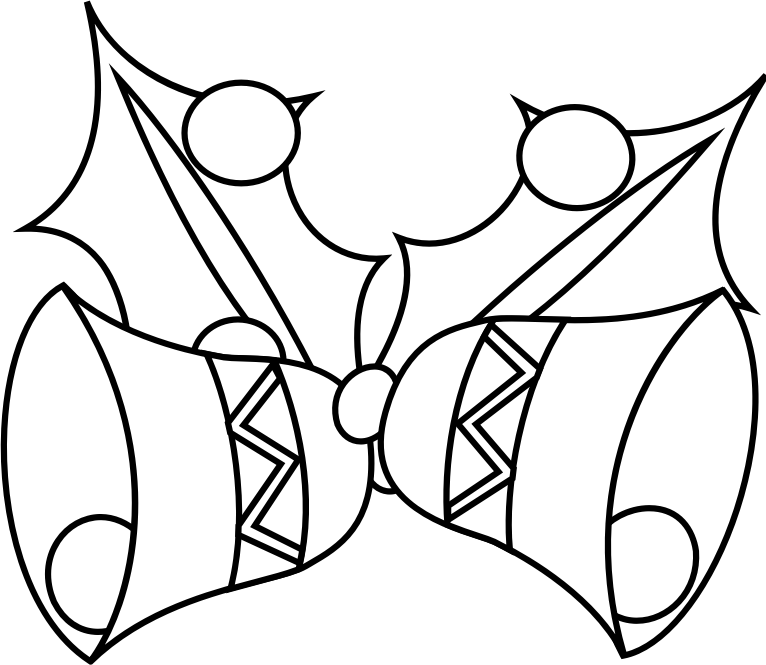
#> input picture examples/xmas/inputs/bells.png, 766 x 665 px
$ python trim_hairs.py ../examples/xmas/inputs/bells.png out.png 5
#> lines starting #> are read from the running program, lines starting #| are printed output that depends on the picture; after the words box and inside, x2 and y2 are one past the last pixel; in counts of white or black regions, pixels touching at a corner belong together
### gingerbread_ornament/core.py
# SPDX-License-Identifier: GPL-3.0-or-later
# Copyright (C) 2026 Craig Midwinter
"""
Pure-numpy image -> gingerbread ornament geometry core.

No bpy imports in here so the pipeline can be unit-tested headless. Everything
works on a regular pixel grid ("working grid"); heights are computed from exact-ish
Euclidean distance fields (jump flooding) so icing gets a rounded, piped profile and
the cookie gets a rounded top edge.
"""
import math
import numpy as np


# ----------------------------------------------------------------------------
# Settings
# ----------------------------------------------------------------------------

DEFAULTS = dict(
    size_mm=80.0,            # longest side of the whole finished ornament outline (hanging-hole tab included)
    geometry=2,              # 2 (after the 0.5.0 test build): Size includes the tab, gaps kept between lines, one-piece strokes;
                             # 1 = the 0.5.0-and-earlier geometry (kept for re-analysing older .blend files)
    res_mm=0.15,             # working grid pixel size
    ink_threshold=0.5,       # luminance below this is a line
    line_boost_mm=0.30,      # grow every icing line by this much on each side
    gap_mm=0.42,             # ... but keep at least this much bare cookie between lines the drawing keeps apart
    gap_min_mm=0.3,          # gaps inside one line drawing narrower than this may close (hairlines, corners)
    dot_mm2=0.5,             # drawing pieces smaller than this are dots (may join each other into a beaded line)
    dot_claim_mm=0.2,        # a dot next to a line keeps this much more of the gap between them
    hole_keep_mm2=0.3,       # enclosed white cells of the drawing at least this big stay open (not iced over)
    min_detail_mm=0.5,       # stroke slivers narrower than this go to the neighbouring stroke
    min_part_width_mm=0.45,  # a whole stroke narrower than this joins its neighbour, grows into a dot, or goes
    min_part_floor_mm=0.34,  # ... a dot hemmed in by gaps stays if it is this wide (grid estimate; ~0.45 as meshed)
    min_region_mm2=0.8,      # enclosed regions smaller than this become icing
    cookie_margin_mm=2.2,    # cookie edge distance beyond the outermost line
    cookie_smooth_mm=2.5,    # rounding of concave notches in the cookie outline
    cookie_thickness_mm=4.0,
    cookie_bevel_mm=1.6,     # radius of the rounded top edge of the cookie
    line_height_mm=1.2,      # piped icing height above the cookie
    line_edge_mm=0.3,        # piped icing height at its edge
    smooth_edges=True,       # smooth pixel stair-steps out of every outline
    outline_smooth_mm=0.15,  # blur radius for the line outlines (removes raster stair-steps; 0 = off)
    line_split='STROKES',    # icing line parts: 'ONE' part, connected 'PIECES', or 'STROKES' (cut at junctions)
    split_lines=False,       # legacy alias for line_split='PIECES'
    # Painted (flush) icing: one flat surface across painted regions and the lines between them
    flush_height_mm=0.8,     # height of the painted surface above the cookie
    flush_edge_mm=0.4,       # height where the painted surface meets bare cookie
    flush_round_mm=0.4,      # width of that rounded-off edge
    seamless=False,          # Seamless look: painted surface dead flat (no rounding), every line flush with it
    max_filaments=0,         # merge region colours to fit one AMS (0 = no limit)
    line_round_mm=0.6,       # horizontal radius of the piped bead profile
    fill_height_mm=0.8,      # flooded (coloured) region height above the cookie
    fill_edge_mm=0.4,
    fill_round_mm=0.9,
    hole=True,
    hole_diameter_mm=4.5,
    hole_ring_mm=2.6,        # cookie wall around the hole
    hole_clearance_mm=1.0,   # gap between icing and hole edge
    white_cutoff=0.82,       # coloured-image colour counts as "uncoloured" above this
    colour_merge=0.18,       # RGB distance to merge region colours into one filament
)


# ----------------------------------------------------------------------------
# Distance transform (jump flooding, numpy vectorised)
# ----------------------------------------------------------------------------

def _shift(a, dy, dx, fill):
    """out[i, j] = a[i + dy, j + dx] (fill outside)."""
    h, w = a.shape
    out = np.full_like(a, fill)
    ys0, ys1 = max(0, -dy), min(h, h - dy)
    xs0, xs1 = max(0, -dx), min(w, w - dx)
    if ys1 > ys0 and xs1 > xs0:
        out[ys0:ys1, xs0:xs1] = a[ys0 + dy:ys1 + dy, xs0 + dx:xs1 + dx]
    return out


def edt(seeds, return_index=False):
    """Euclidean distance (pixels) from every pixel to the nearest True seed.
    With return_index, also the (row, col) of that nearest seed."""
    h, w = seeds.shape
    BIG = np.int32(1 << 20)
    ny = np.where(seeds, np.arange(h, dtype=np.int32)[:, None], BIG).astype(np.int32)
    nx = np.where(seeds, np.arange(w, dtype=np.int32)[None, :], BIG).astype(np.int32)
    if not seeds.any():
        far = np.full((h, w), 1e9, dtype=np.float32)
        return (far, ny, nx) if return_index else far
    iy = np.arange(h, dtype=np.int64)[:, None]
    ix = np.arange(w, dtype=np.int64)[None, :]

    def d2(cy, cx):
        return (cy.astype(np.int64) - iy) ** 2 + (cx.astype(np.int64) - ix) ** 2

    best = d2(ny, nx)
    k = 1 << int(math.ceil(math.log2(max(h, w))))
    steps = []
    while k >= 1:
        k //= 2
        if k >= 1:
            steps.append(k)
    steps += [2, 1]
    for k in steps:
        for dy in (-k, 0, k):
            for dx in (-k, 0, k):
                if dy == 0 and dx == 0:
                    continue
                cy = _shift(ny, dy, dx, BIG)
                cx = _shift(nx, dy, dx, BIG)
                dd = d2(cy, cx)
                m = dd < best
                if m.any():
                    best = np.where(m, dd, best)
                    ny = np.where(m, cy, ny)
                    nx = np.where(m, cx, nx)
    dist = np.sqrt(best.astype(np.float64)).astype(np.float32)
    return (dist, ny, nx) if return_index else dist


def dilate(mask, r_px):
    return edt(mask) <= r_px


def erode(mask, r_px):
    return ~(edt(~mask) <= r_px)


def close(mask, r_px):
    return erode(dilate(mask, r_px), r_px)


# [8 lines left out: function boundary_seeds, not called in this run]


def inner_distance(labels):
    """Distance (px) from each pixel centre to the edge of its own label region."""
    return edt(boundary_seeds(labels)) + 0.5


# ----------------------------------------------------------------------------
# Connected components (run-length union-find, 4-connectivity)
# ----------------------------------------------------------------------------

def label_components(mask, diag=False):
    h, w = mask.shape
    g = 1 if diag else 0  # widen runs by one pixel when matching rows -> 8-connectivity
    parent = []

    def find(a):
        while parent[a] != a:
            parent[a] = parent[parent[a]]
            a = parent[a]
        return a

    rows = []
    for i in range(h):
        r = np.concatenate(([0], mask[i].view(np.int8), [0]))
        d = np.diff(r)
        starts = np.flatnonzero(d == 1)
        ends = np.flatnonzero(d == -1)
        ids = list(range(len(parent), len(parent) + len(starts)))
        parent.extend(ids)
        rows.append((starts, ends, ids))
        if i > 0:
            ps, pe, pid = rows[i - 1]
            a = b = 0
            while a < len(starts) and b < len(ps):
                if starts[a] - g < pe[b] and ps[b] < ends[a] + g:
                    ra, rb = find(ids[a]), find(pid[b])
                    if ra != rb:
                        parent[max(ra, rb)] = min(ra, rb)
                if ends[a] + g < pe[b]:
                    a += 1
                else:
                    b += 1
    labels = np.zeros((h, w), dtype=np.int32)
    remap = {}
    for i, (starts, ends, ids) in enumerate(rows):
        for s, e, rid in zip(starts, ends, ids):
            root = find(rid)
            lab = remap.get(root)
            if lab is None:
                lab = len(remap) + 1
                remap[root] = lab
            labels[i, s:e] = lab
    return labels, len(remap)


# ----------------------------------------------------------------------------
# Resampling
# ----------------------------------------------------------------------------

# [201 lines left out: functions _box_sample, _bilinear, gaussian_blur, lattice_dist, smooth_mask, separation_carve, not called in this run]


def luminance(rgb):
    return rgb[..., 0] * 0.299 + rgb[..., 1] * 0.587 + rgb[..., 2] * 0.114


# ----------------------------------------------------------------------------
# Main pipeline
# ----------------------------------------------------------------------------

class Ornament:
    """Result of the 2D analysis: label maps, height fields and part metadata."""
    pass


# [905 lines left out: functions _layout, analyse, build_palette, _nbrs, skeletonize, _fix_pinches and 15 more, not called in this run]


REGION_STYLES = ('PUFFED', 'PAINTED')
LINE_STYLES = ('AUTO', 'RAISED', 'FLUSH')


# [91 lines left out: functions _pairs, prepare, _corner_dist, not called in this run]


def _bead(d, hmax, hmin, r):
    tt = np.clip(d / max(r, 1e-6), 0, 1)
    return hmin + (hmax - hmin) * np.sqrt(1 - (1 - tt) ** 2)


# [23 lines left out: function resolve_styles, not called in this run]


def p_seamless(o):
    return bool(o.params.get('seamless'))


# [82 lines left out: functions is_flat, flush_field, part_mesh, affected_parts, build_meshes, not called in this run]

### tools/trim_hairs.py
"""
Remove thin hairs (grass blades, bush stubs) sticking out of a drawing's silhouette:
  python3 tools/trim_hairs.py <in.png> <out.png> <radius_px>
Fills the silhouette, opens it by radius_px (thin bits vanish, claws/ears stay) and keeps
only ink inside that.
"""
import os, sys, numpy as np
from PIL import Image
sys.path.insert(0, os.path.join(os.path.dirname(os.path.dirname(os.path.abspath(__file__))), 'gingerbread_ornament'))
import core
a=np.asarray(Image.open(sys.argv[1]).convert('L')).astype(float)/255
ink=a<0.5
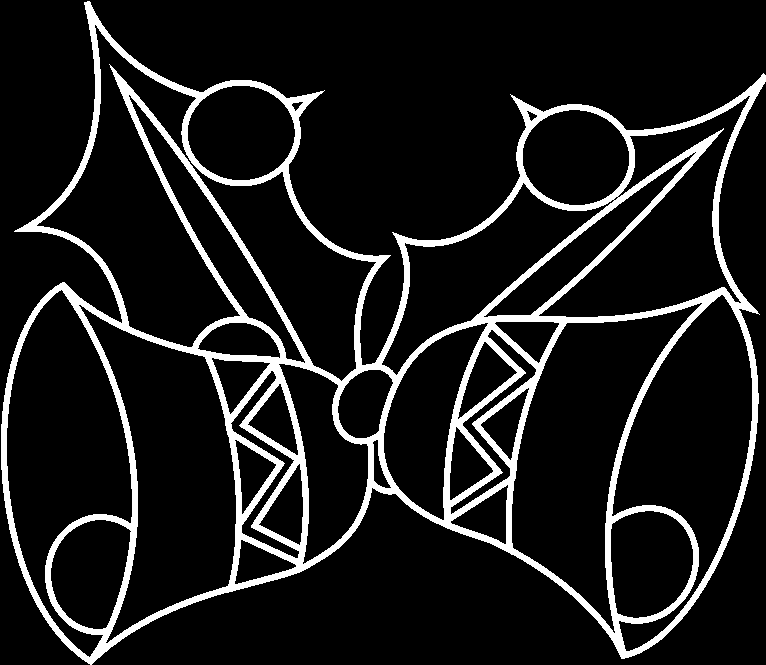
#> ink: shape (665, 766) bool; 11.2% white; 1 white region, box (x1, y1, x2, y2) and area: (1, 1, 766, 665) 56886
bg,_=core.label_components(~ink)
#> the loop in label_components, `for i in range(h):` made 665 passes
#> (starts, ends, ids, ps, pe, pid) on passes 2, 3, 6, 26, 27: ([0, 90], [87, 766], [1, 2], [0], [766], [0]), ([0, 91], [84, 766], [3, 4], [0, 90], [87, 766], [1, 2]), ([0, 92], [85, 766], [9, 10], [0, 91], [84, 766], [7, 8]), ([0, 95, 103], [89, 96, 766], [49, 50, 51], [0, 102], [89, 766], [47, 48]), ([0, 95, 104], [89, 97, 766], [52, 53, 54], [0, 95, 103], [89, 96, 766], [49, 50, 51])
#> after the loop in label_components, `for i in range(h):`: parent = 6914 values, max 6683 at index 6692, min 0 at index 0, mean 1730.8; rows = 665 items
#> the loop in label_components, `for i, (starts, ends, ids) in enumerate(rows):` made 665 passes
#> (starts, ends, ids) on passes 1 to 3: ([0], [766], [0]), ([0, 90], [87, 766], [1, 2]), ([0, 91], [84, 766], [3, 4])
#> after the loop in label_components, `for i, (starts, ends, ids) in enumerate(rows):`:
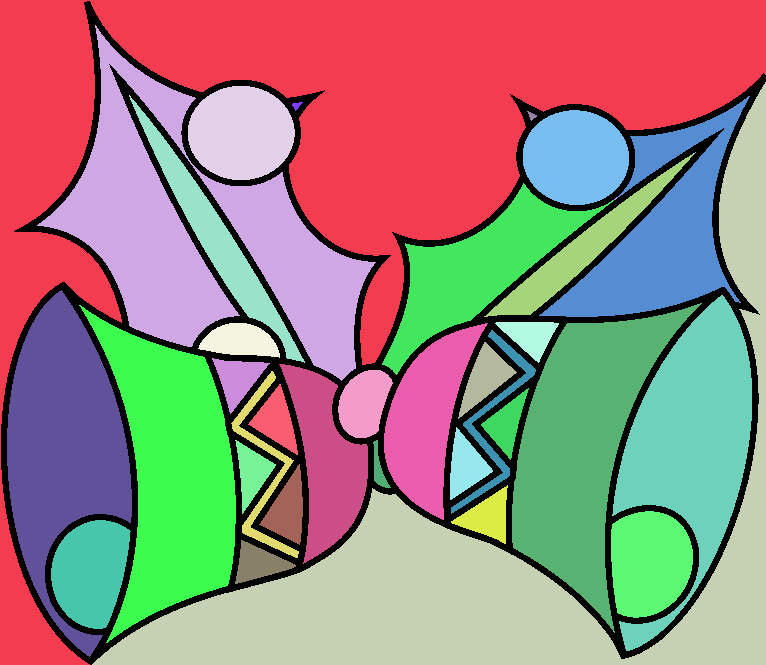
#> labels: shape (665, 766) int32; 37 distinct labels, from 0 to 36; one colour per label, 0 black
#> after the loop in label_components, `for i, (starts, ends, ids) in enumerate(rows):`: remap = 36 items
border=set(np.unique(np.concatenate([bg[0],bg[-1],bg[:,0],bg[:,-1]])).tolist())
#> border = 3 items
fill=~np.isin(bg,list(border))|ink
#> fill: shape (665, 766) bool; 61.1% white; 2 black regions, box (x1, y1, x2, y2) and area: (0, 0, 766, 665) 129496, (92, 82, 766, 665) 68744
r=int(sys.argv[3])
opened=core.dilate(~core.dilate(~fill,r),r)
#> after the loop in edt, `for k in steps:`:
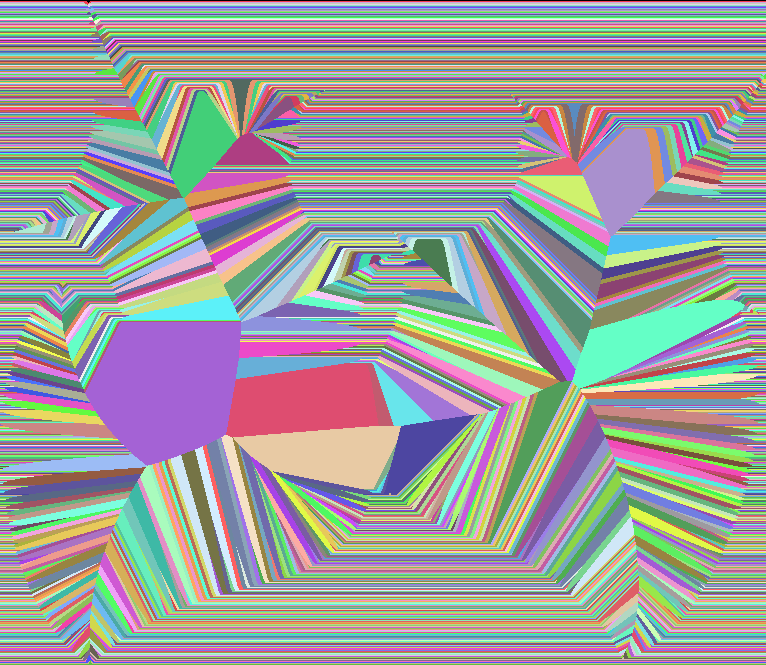
#> ny: shape (665, 766) int32; 665 distinct labels, from 0 to 664; one colour per label, 0 black
#> call 2 of edt, with return_index = False
#> the loop in edt (call 2), `while k >= 1:` made 11 passes
#> the loop in edt (call 2), `for k in steps:` made 12 passes
#> k on passes 1 to 8: 512, 256, 128, 64, 32, 16, 8, 4
#> after the loop in edt (call 2), `for k in steps:`:
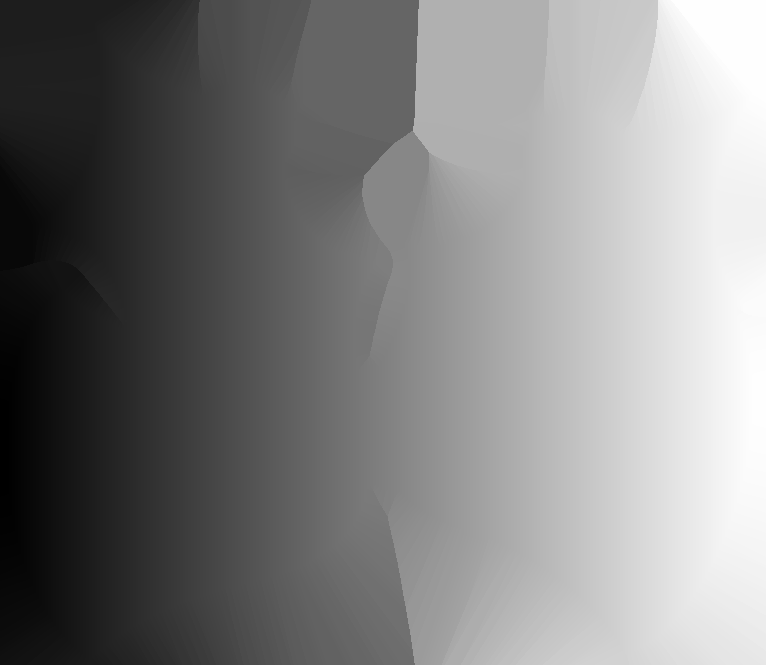
#> nx: shape (665, 766) int32; min 6, max 754, mean 383.2; drawn with min black and max white
#> after the loop in edt (call 2), `for k in steps:`:
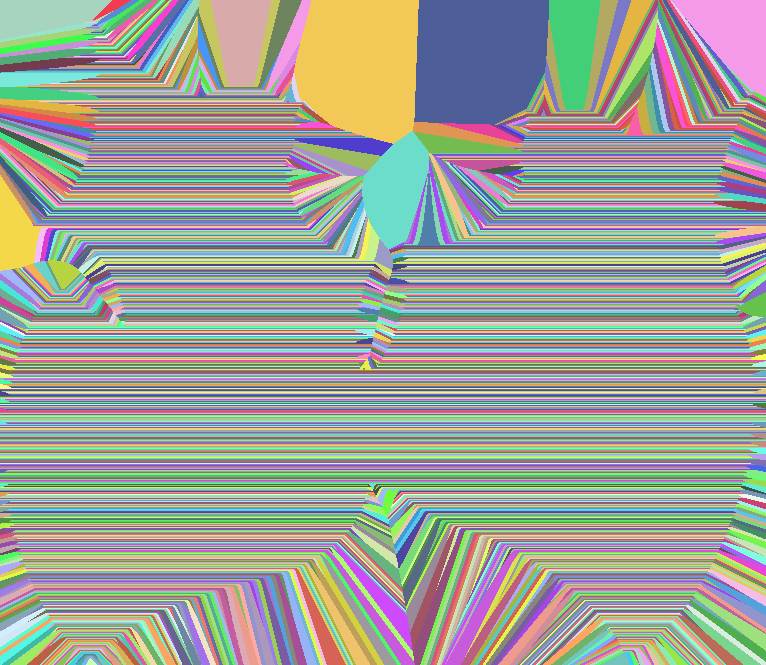
#> ny: shape (665, 766) int32; 641 distinct labels, from 18 to 658; one colour per label, 0 black
keep=core.dilate(opened,2)
#> call 3 of dilate, with r_px = 2
#> call 3 of edt, with return_index = False
#> after the loop in edt (call 3), `for k in steps:`:
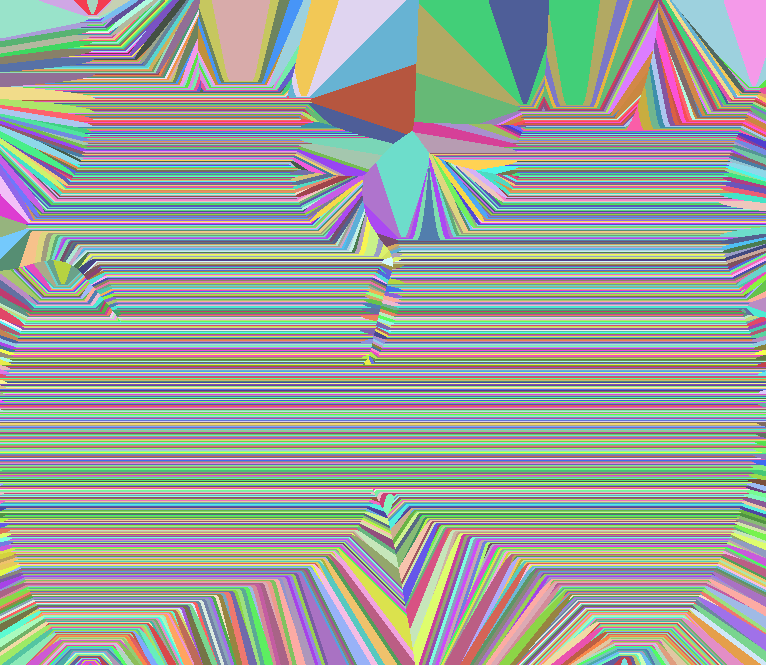
#> ny: shape (665, 766) int32; 651 distinct labels, from 13 to 663; one colour per label, 0 black
#> in dilate (call 3), `return edt(mask) <= r_px`:
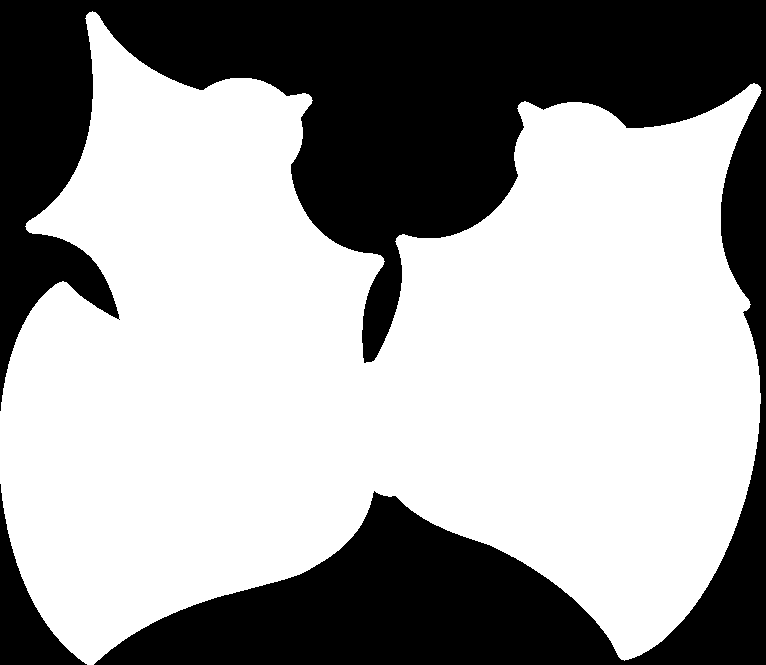
#> returned value: shape (665, 766) bool; 62.2% white; 2 black regions, box (x1, y1, x2, y2) and area: (0, 0, 766, 665) 187722, (0, 484, 87, 665) 5005
out=np.where(keep,a,1.0)
print('removed px', int((ink&~keep).sum()))
#| removed px 443
Image.fromarray((out*255).round().astype(np.uint8)).save(sys.argv[2])
